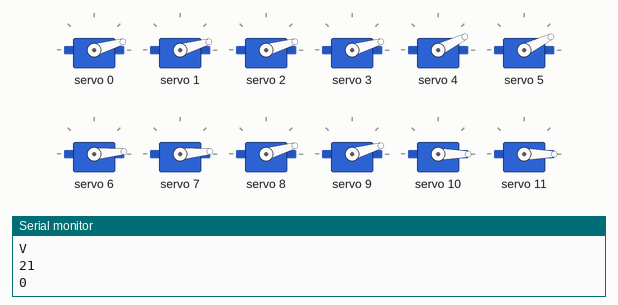
Recording of a sketch running on a simulated Arduino Uno, built with avr-gcc and run on an emulated ATmega328P. Shown: 12 × servo, the last lines printed to the serial monitor.

Above: at 0.1 s.
At 8.1 s:
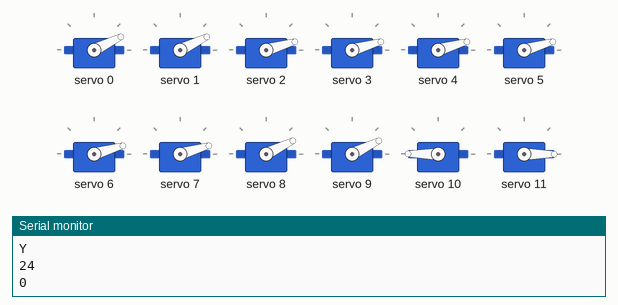
At 12.2 s:
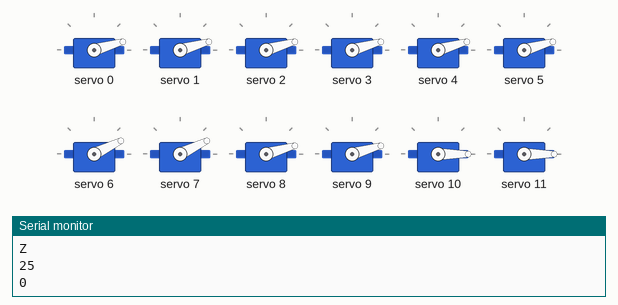
At 28.3 s:
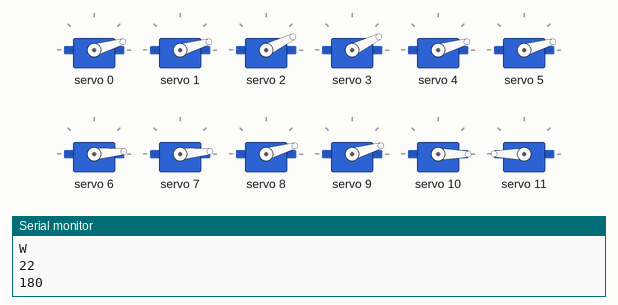
At 38.3 s:
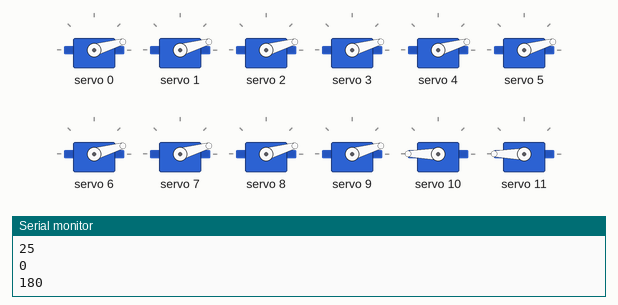
Timing chart, 0 to 39.8 s (numbered marks = the images above):
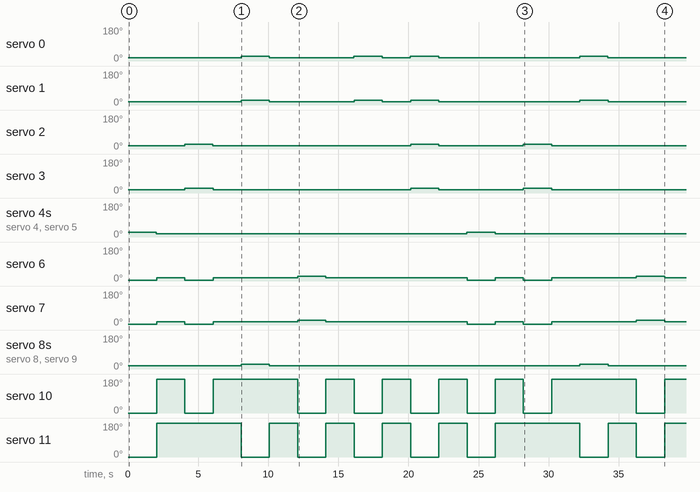

Measured:
- by itself, servo 0: 16° → 26° at 8.1 s, → 16° 2.0 s later, → 26° 6.0 s later, → 16° 2.0 s later, … (8 changes in this stretch)
- by itself, servo 1: 16° → 26° at 8.1 s, → 16° 2.0 s later, → 26° 6.0 s later, → 16° 2.0 s later, … (8 changes in this stretch)
- by itself, servo 2, servo 3: goes 26° 2.0 s, 16° 14.1 s, 26° 2.0 s, 16° 6.0 s, 26° 2.0 s, then 16°
- by itself, servo 4, servo 5: 26° → 16° at 2.0 s, → 26° 22.1 s later, → 16° 2.0 s later
- by itself, servo 6, servo 7: 5° → 16° at 2.0 s, → 5° 2.0 s later, → 16° 2.0 s later, → 26° 6.0 s later, … (11 changes in this stretch)
- by itself, servo 8, servo 9: alternates 26° for 2.0 s and 16° for 22.1 s
- by itself, servo 10: 0° → 180° at 2.0 s, → 0° 2.0 s later, → 180° 2.0 s later, → 0° 6.0 s later, … (15 changes in this stretch)
- by itself, servo 11: 0° → 180° at 2.0 s, → 0° 6.0 s later, → 180° 2.0 s later, → 0° 2.0 s later, … (15 changes in this stretch)

The sketch:

hand_test.ino
```cpp
#include <Wire.h>
#include <Adafruit_PWMServoDriver.h>

Adafruit_PWMServoDriver pwm = Adafruit_PWMServoDriver(); // default I2C address 0x40

#define SERVO_MIN_PULSE  102 // 0 degrees
#define SERVO_MAX_PULSE  491 // 180 degrees

//sidewise movement [30, 20, 10]
//folding movement [180, 0]

//idle[15] = [first 10 servo for sidewise movement from little to thumb, later 5 for folding]

//little[0][1][10], ring[2][3][11], middle[4][5][12], index[6][7][13], thumb[8][9][14]

int idle[15] = {20, 20, 20, 20, 20, 20, 20, 20, 20, 20, 180, 180, 180, 180, 180};
int letters[26][15] = {
/*A*/ {20, 20, 20, 20, 20, 20, 20, 20, 20, 20, 0, 0, 0, 0, 180},
/*B*/ {20, 20, 20, 20, 20, 20, 20, 20, 20, 20, 180, 180, 180, 180, 0},
/*C*/ {20, 20, 20, 20, 20, 20, 20, 20, 20, 20, 100, 100, 100, 100, 100},
/*D*/ {20, 20, 20, 20, 20, 20, 20, 20, 20, 20, 0, 0, 0, 180, 0},
/*E*/ {20, 20, 20, 20, 20, 20, 20, 20, 20, 20, 0, 0, 0, 0, 0},
/*F*/ {20, 20, 20, 20, 20, 20, 20, 20, 20, 20, 180, 180, 180, 0, 0},
/*G*/ {20, 20, 20, 20, 20, 20, 20, 20, 20, 20, 0, 0, 0, 180, 0},
/*H*/ {20, 20, 20, 20, 20, 20, 20, 20, 20, 20, 0, 0, 180, 180, 0},
/*I*/ {20, 20, 20, 20, 20, 20, 20, 20, 20, 20, 180, 0, 0, 0, 0},
/*J*/ {30, 30, 20, 20, 20, 20, 20, 20, 20, 20, 180, 0, 0, 0, 0},
/*K*/ {20, 20, 20, 20, 30, 30, 10, 10, 20, 20, 0, 0, 180, 180, 180},
/*L*/ {20, 20, 20, 20, 20, 20, 20, 20, 20, 20, 0, 0, 0, 180, 180},
/*M*/ {30, 30, 20, 20, 20, 20, 20, 20, 20, 20, 0, 0, 0, 0, 0},
/*N*/ {30, 30, 30, 30, 20, 20, 20, 20, 20, 20, 0, 0, 0, 0, 0},
/*O*/ {20, 20, 20, 20, 20, 20, 20, 20, 20, 20, 80, 80, 80, 80, 80},
/*P*/ {20, 20, 20, 20, 20, 20, 20, 20, 20, 20, 0, 0, 100, 180, 0},
/*Q*/ {20, 20, 20, 20, 20, 20, 20, 20, 30, 30, 0, 0, 0, 180, 180},
/*R*/ {20, 20, 20, 20, 20, 20, 20, 20, 30, 30, 0, 0, 180, 100, 0},
/*S*/ {20, 20, 20, 20, 20, 20, 20, 20, 20, 20, 0, 0, 0, 0, 0},
/*T*/ {20, 20, 20, 20, 20, 20, 10, 10, 20, 20, 0, 0, 0, 0, 0},
/*U*/ {20, 20, 20, 20, 20, 20, 20, 20, 20, 20, 0, 0, 180, 180, 0},
/*V*/ {20, 20, 20, 20, 30, 30, 10, 10, 20, 20, 0, 0, 180, 180, 0},
/*W*/ {20, 20, 30, 30, 20, 20, 10, 10, 20, 20, 0, 180, 180, 180, 0},
/*X*/ {20, 20, 20, 20, 20, 20, 20, 20, 20, 20, 0, 0, 0, 180, 0},
/*Y*/ {30, 30, 20, 20, 20, 20, 20, 20, 30, 30, 180, 0, 0, 0, 180},
/*Z*/ {20, 20, 20, 20, 20, 20, 30, 30, 20, 20, 0, 0, 0, 180, 0},
};

void setup() {
  Serial.begin(9600);
  Serial.println("PCA9685 16-Servo Control");

  pwm.begin();
  pwm.setPWMFreq(50);  // Standard 50 Hz for analog servos

  delay(10);
}


uint16_t angleToPulse(int angle) {
  return map(angle, 0, 180, SERVO_MIN_PULSE, SERVO_MAX_PULSE);
}


void loop() {
  // Example: Set all 16 servos to respective angles
  String sentence = "VWYZMN";

  for (int i = 0; i < sentence.length(); i++) {
    Serial.println(sentence.charAt(i));
    int n = (int)sentence.charAt(i)-65;
    Serial.println(n);
    if(n>=0)
    {
      driveMotor(letters[n]);
    }
    else
    {
      delay(2000);
    }

  }

  //driveMotor(idle);

  //   for (int i = 0; i < 16; i++) {
  //   pwm.setPWM(i, 0, angleToPulse(0));
  // }
  // delay(1000);

  // for (int i = 0; i < 16; i++) {
  //   pwm.setPWM(i, 0, angleToPulse(45));
  // }
  // delay(1000);

  // for (int i = 0; i < 16; i++) {
  //   pwm.setPWM(i, 0, angleToPulse(90));
  // }
  // delay(1000);

  // for (int i = 0; i < 16; i++) {
  //   pwm.setPWM(i, 0, angleToPulse(135));
  // }
  // delay(1000);

  // for (int i = 0; i < 16; i++) {
  //   pwm.setPWM(i, 0, angleToPulse(180));
  // }
  // delay(1000);


}

void driveMotor(int angles[])
{
  // for (int i = 0; i < 16; i++) {
  //   Serial.print("angles[");
  //   Serial.print(i);
  //   Serial.print("] = ");
  //   Serial.println(angles[i]);
  // }

  Serial.println(angles[11]);
  for (int i = 0; i < 16; i++) {

    pwm.setPWM(i, 0, angleToPulse(angles[i]));
  }
  delay(2000);

  Serial.println(idle[11]);

  for (int i = 0; i < 16; i++) {

    pwm.setPWM(i, 0, angleToPulse(idle[i]));
  }
  delay(2000);
}
```
